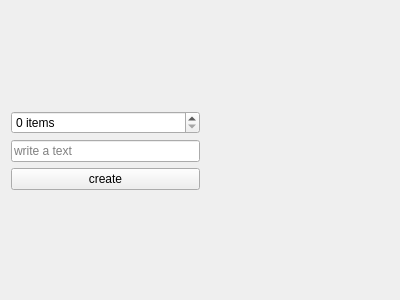
<?xml version="1.0" encoding="UTF-8"?>
<ui version="4.0">
 <class>Form</class>
 <widget class="QWidget" name="Form">
  <property name="geometry">
   <rect>
    <x>0</x>
    <y>0</y>
    <width>400</width>
    <height>300</height>
   </rect>
  </property>
  <property name="windowTitle">
   <string>Form</string>
  </property>
  <layout class="QVBoxLayout" name="verticalLayout_2">
   <item>
    <layout class="QHBoxLayout" name="horizontalLayout">
     <item>
      <layout class="QVBoxLayout" name="verticalLayout">
       <item>
        <spacer name="verticalSpacer_2">
         <property name="orientation">
          <enum>Qt::Vertical</enum>
         </property>
         <property name="sizeHint" stdset="0">
          <size>
           <width>20</width>
           <height>40</height>
          </size>
         </property>
        </spacer>
       </item>
       <item>
        <widget class="QSpinBox" name="spb_count">
         <property name="suffix">
          <string> items</string>
         </property>
         <property name="maximum">
          <number>2000</number>
         </property>
        </widget>
       </item>
       <item>
        <widget class="QLineEdit" name="led_text">
         <property name="placeholderText">
          <string>write a text</string>
         </property>
        </widget>
       </item>
       <item>
        <widget class="QPushButton" name="pbn_create">
         <property name="text">
          <string>create</string>
         </property>
        </widget>
       </item>
       <item>
        <spacer name="verticalSpacer">
         <property name="orientation">
          <enum>Qt::Vertical</enum>
         </property>
         <property name="sizeHint" stdset="0">
          <size>
           <width>20</width>
           <height>40</height>
          </size>
         </property>
        </spacer>
       </item>
      </layout>
     </item>
     <item>
      <spacer name="horizontalSpacer">
       <property name="orientation">
        <enum>Qt::Horizontal</enum>
       </property>
       <property name="sizeHint" stdset="0">
        <size>
         <width>40</width>
         <height>20</height>
        </size>
       </property>
      </spacer>
     </item>
    </layout>
   </item>
  </layout>
 </widget>
 <resources/>
 <connections/>
</ui>
